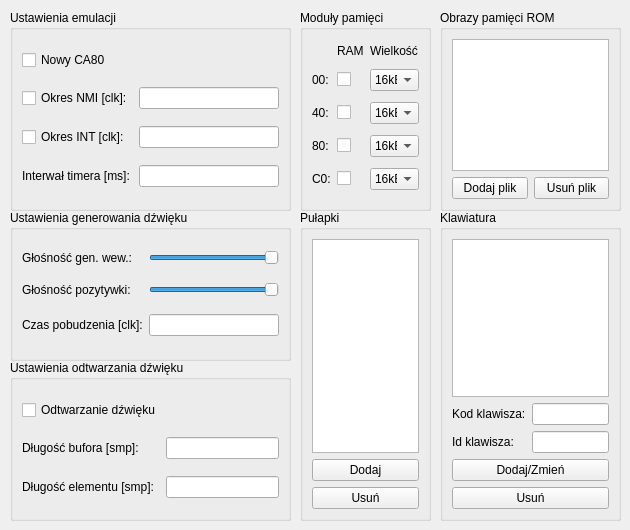
      <widget class="QWidget" name="CA80Tab2">
       <attribute name="title">
        <string>Konfiguracja i pułapki</string>
       </attribute>
       <widget class="QGroupBox" name="TrapPanel">
        <property name="geometry">
         <rect>
          <x>300</x>
          <y>210</y>
          <width>131</width>
          <height>311</height>
         </rect>
        </property>
        <property name="title">
         <string>Pułapki</string>
        </property>
        <layout class="QGridLayout" name="gridLayout_8">
         <item row="0" column="0">
          <widget class="QListWidget" name="TrapList"/>
         </item>
         <item row="1" column="0">
          <widget class="QPushButton" name="TrapAdd">
           <property name="text">
            <string>Dodaj</string>
           </property>
          </widget>
         </item>
         <item row="2" column="0">
          <widget class="QPushButton" name="TrapRem">
           <property name="text">
            <string>Usuń</string>
           </property>
          </widget>
         </item>
        </layout>
       </widget>
       <widget class="QGroupBox" name="RomPanel">
        <property name="geometry">
         <rect>
          <x>440</x>
          <y>10</y>
          <width>181</width>
          <height>201</height>
         </rect>
        </property>
        <property name="title">
         <string>Obrazy pamięci ROM</string>
        </property>
        <layout class="QGridLayout" name="gridLayout_9">
         <item row="0" column="0" colspan="2">
          <widget class="QListWidget" name="RomList"/>
         </item>
         <item row="1" column="0">
          <widget class="QPushButton" name="RomAdd">
           <property name="text">
            <string>Dodaj plik</string>
           </property>
          </widget>
         </item>
         <item row="1" column="1">
          <widget class="QPushButton" name="RomRem">
           <property name="text">
            <string>Usuń plik</string>
           </property>
          </widget>
         </item>
        </layout>
       </widget>
       <widget class="QGroupBox" name="MemWritablePanel">
        <property name="geometry">
         <rect>
          <x>300</x>
          <y>10</y>
          <width>131</width>
          <height>201</height>
         </rect>
        </property>
        <property name="title">
         <string>Moduły pamięci</string>
        </property>
        <layout class="QGridLayout" name="gridLayout_10">
         <item row="2" column="1">
          <widget class="QCheckBox" name="Mem1Writable">
           <property name="text">
            <string/>
           </property>
          </widget>
         </item>
         <item row="1" column="2">
          <widget class="QComboBox" name="Mem0Size">
           <item>
            <property name="text">
             <string>16kB</string>
            </property>
           </item>
           <item>
            <property name="text">
             <string>8kB</string>
            </property>
           </item>
           <item>
            <property name="text">
             <string>4kB</string>
            </property>
           </item>
           <item>
            <property name="text">
             <string>2kB</string>
            </property>
           </item>
           <item>
            <property name="text">
             <string>1kB</string>
            </property>
           </item>
          </widget>
         </item>
         <item row="3" column="1">
          <widget class="QCheckBox" name="Mem2Writable">
           <property name="text">
            <string/>
           </property>
          </widget>
         </item>
         <item row="4" column="1">
          <widget class="QCheckBox" name="Mem3Writable">
           <property name="text">
            <string/>
           </property>
          </widget>
         </item>
         <item row="1" column="1">
          <widget class="QCheckBox" name="Mem0Writable">
           <property name="text">
            <string/>
           </property>
          </widget>
         </item>
         <item row="0" column="1">
          <widget class="QLabel" name="Mem_WritableL">
           <property name="sizePolicy">
            <sizepolicy hsizetype="Preferred" vsizetype="Fixed">
             <horstretch>0</horstretch>
             <verstretch>0</verstretch>
            </sizepolicy>
           </property>
           <property name="text">
            <string>RAM</string>
           </property>
          </widget>
         </item>
         <item row="0" column="2">
          <widget class="QLabel" name="Mem_SizeL">
           <property name="sizePolicy">
            <sizepolicy hsizetype="Preferred" vsizetype="Fixed">
             <horstretch>0</horstretch>
             <verstretch>0</verstretch>
            </sizepolicy>
           </property>
           <property name="text">
            <string>Wielkość</string>
           </property>
          </widget>
         </item>
         <item row="3" column="2">
          <widget class="QComboBox" name="Mem2Size">
           <item>
            <property name="text">
             <string>16kB</string>
            </property>
           </item>
           <item>
            <property name="text">
             <string>8kB</string>
            </property>
           </item>
           <item>
            <property name="text">
             <string>4kB</string>
            </property>
           </item>
           <item>
            <property name="text">
             <string>2kB</string>
            </property>
           </item>
           <item>
            <property name="text">
             <string>1kB</string>
            </property>
           </item>
          </widget>
         </item>
         <item row="2" column="2">
          <widget class="QComboBox" name="Mem1Size">
           <item>
            <property name="text">
             <string>16kB</string>
            </property>
           </item>
           <item>
            <property name="text">
             <string>8kB</string>
            </property>
           </item>
           <item>
            <property name="text">
             <string>4kB</string>
            </property>
           </item>
           <item>
            <property name="text">
             <string>2kB</string>
            </property>
           </item>
           <item>
            <property name="text">
             <string>1kB</string>
            </property>
           </item>
          </widget>
         </item>
         <item row="4" column="2">
          <widget class="QComboBox" name="Mem3Size">
           <item>
            <property name="text">
             <string>16kB</string>
            </property>
           </item>
           <item>
            <property name="text">
             <string>8kB</string>
            </property>
           </item>
           <item>
            <property name="text">
             <string>4kB</string>
            </property>
           </item>
           <item>
            <property name="text">
             <string>2kB</string>
            </property>
           </item>
           <item>
            <property name="text">
             <string>1kB</string>
            </property>
           </item>
          </widget>
         </item>
         <item row="1" column="0">
          <widget class="QLabel" name="Mem0L">
           <property name="text">
            <string>00:</string>
           </property>
          </widget>
         </item>
         <item row="2" column="0">
          <widget class="QLabel" name="Mem1L">
           <property name="text">
            <string>40:</string>
           </property>
          </widget>
         </item>
         <item row="3" column="0">
          <widget class="QLabel" name="Mem2L">
           <property name="text">
            <string>80:</string>
           </property>
          </widget>
         </item>
         <item row="4" column="0">
          <widget class="QLabel" name="Mem3L">
           <property name="text">
            <string>C0:</string>
           </property>
          </widget>
         </item>
        </layout>
       </widget>
       <widget class="QGroupBox" name="KeyCodePanel">
        <property name="geometry">
         <rect>
          <x>440</x>
          <y>210</y>
          <width>181</width>
          <height>311</height>
         </rect>
        </property>
        <property name="title">
         <string>Klawiatura</string>
        </property>
        <layout class="QGridLayout" name="gridLayout_11">
         <item row="0" column="0" colspan="2">
          <widget class="QListWidget" name="KeyList"/>
         </item>
         <item row="1" column="0">
          <widget class="QLabel" name="KeyCodeL">
           <property name="text">
            <string>Kod klawisza:</string>
           </property>
          </widget>
         </item>
         <item row="1" column="1">
          <widget class="QLineEdit" name="KeyCodeT">
           <property name="readOnly">
            <bool>true</bool>
           </property>
          </widget>
         </item>
         <item row="3" column="0" colspan="2">
          <widget class="QPushButton" name="KeyAdd">
           <property name="text">
            <string>Dodaj/Zmień</string>
           </property>
          </widget>
         </item>
         <item row="4" column="0" colspan="2">
          <widget class="QPushButton" name="KeyRem">
           <property name="text">
            <string>Usuń</string>
           </property>
          </widget>
         </item>
         <item row="2" column="0">
          <widget class="QLabel" name="KeyIdL">
           <property name="text">
            <string>Id klawisza:</string>
           </property>
          </widget>
         </item>
         <item row="2" column="1">
          <widget class="QLineEdit" name="KeyIdT"/>
         </item>
        </layout>
       </widget>
       <widget class="QGroupBox" name="SettingsPanel">
        <property name="geometry">
         <rect>
          <x>10</x>
          <y>10</y>
          <width>281</width>
          <height>201</height>
         </rect>
        </property>
        <property name="title">
         <string>Ustawienia emulacji</string>
        </property>
        <layout class="QGridLayout" name="gridLayout_12">
         <item row="5" column="1">
          <widget class="QLineEdit" name="INTTimeT"/>
         </item>
         <item row="4" column="1">
          <widget class="QLineEdit" name="NMITimeT"/>
         </item>
         <item row="6" column="0">
          <widget class="QLabel" name="TimerPeriodL">
           <property name="text">
            <string>Interwał timera [ms]:</string>
           </property>
          </widget>
         </item>
         <item row="6" column="1">
          <widget class="QLineEdit" name="TimerPeriodT"/>
         </item>
         <item row="4" column="0">
          <widget class="QCheckBox" name="NMITimeL">
           <property name="text">
            <string>Okres NMI [clk]:</string>
           </property>
          </widget>
         </item>
         <item row="5" column="0">
          <widget class="QCheckBox" name="INTTimeL">
           <property name="text">
            <string>Okres INT [clk]:</string>
           </property>
          </widget>
         </item>
         <item row="0" column="0" colspan="2">
          <widget class="QCheckBox" name="NewCA80">
           <property name="text">
            <string>Nowy CA80</string>
           </property>
          </widget>
         </item>
        </layout>
       </widget>
       <widget class="QGroupBox" name="SoundPanel">
        <property name="geometry">
         <rect>
          <x>10</x>
          <y>360</y>
          <width>281</width>
          <height>161</height>
         </rect>
        </property>
        <property name="title">
         <string>Ustawienia odtwarzania dźwięku</string>
        </property>
        <layout class="QGridLayout" name="gridLayout_13">
         <item row="7" column="2">
          <widget class="QLineEdit" name="SoundChunkSizeT"/>
         </item>
         <item row="7" column="0">
          <widget class="QLabel" name="SoundChunkSizeL">
           <property name="text">
            <string>Długość elementu [smp]:</string>
           </property>
          </widget>
         </item>
         <item row="5" column="0">
          <widget class="QLabel" name="SoundBufSizeL">
           <property name="text">
            <string>Długość bufora [smp]:</string>
           </property>
          </widget>
         </item>
         <item row="5" column="2">
          <widget class="QLineEdit" name="SoundBufSizeT"/>
         </item>
         <item row="1" column="0" colspan="3">
          <widget class="QCheckBox" name="SoundAudible">
           <property name="text">
            <string>Odtwarzanie dźwięku</string>
           </property>
          </widget>
         </item>
        </layout>
       </widget>
       <widget class="QGroupBox" name="SoundPanelGen">
        <property name="geometry">
         <rect>
          <x>10</x>
          <y>210</y>
          <width>281</width>
          <height>151</height>
         </rect>
        </property>
        <property name="title">
         <string>Ustawienia generowania dźwięku</string>
        </property>
        <layout class="QGridLayout" name="gridLayout_15">
         <item row="0" column="0">
          <widget class="QLabel" name="SoundVolumeL">
           <property name="text">
            <string>Głośność gen. wew.:</string>
           </property>
          </widget>
         </item>
         <item row="1" column="1">
          <widget class="QSlider" name="MusicVolumeT">
           <property name="maximum">
            <number>100</number>
           </property>
           <property name="value">
            <number>100</number>
           </property>
           <property name="orientation">
            <enum>Qt::Horizontal</enum>
           </property>
          </widget>
         </item>
         <item row="1" column="0">
          <widget class="QLabel" name="MusicVolumeL">
           <property name="text">
            <string>Głośność pozytywki:</string>
           </property>
          </widget>
         </item>
         <item row="0" column="1">
          <widget class="QSlider" name="SoundVolumeT">
           <property name="maximum">
            <number>100</number>
           </property>
           <property name="value">
            <number>100</number>
           </property>
           <property name="orientation">
            <enum>Qt::Horizontal</enum>
           </property>
          </widget>
         </item>
         <item row="2" column="0">
          <widget class="QLabel" name="TriggerTimeL">
           <property name="text">
            <string>Czas pobudzenia [clk]:</string>
           </property>
          </widget>
         </item>
         <item row="2" column="1">
          <widget class="QLineEdit" name="TriggerTimeT"/>
         </item>
        </layout>
       </widget>
      </widget>
